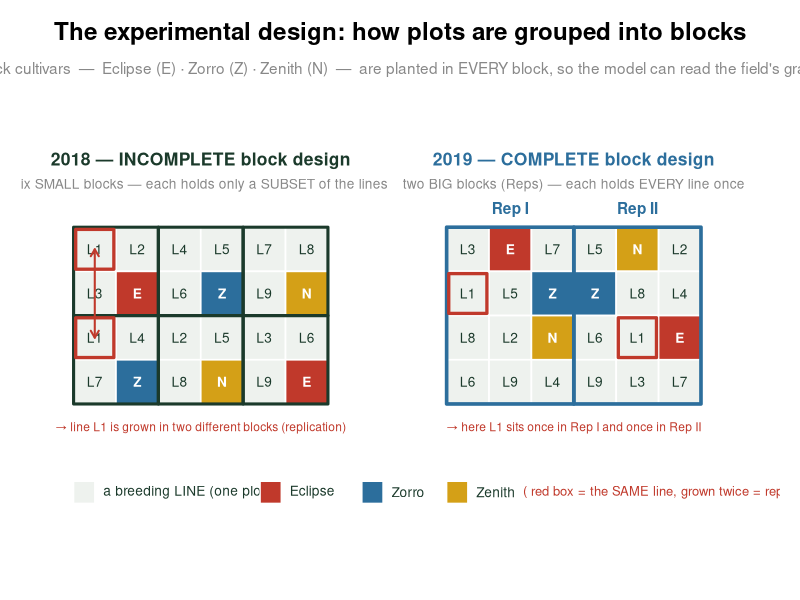
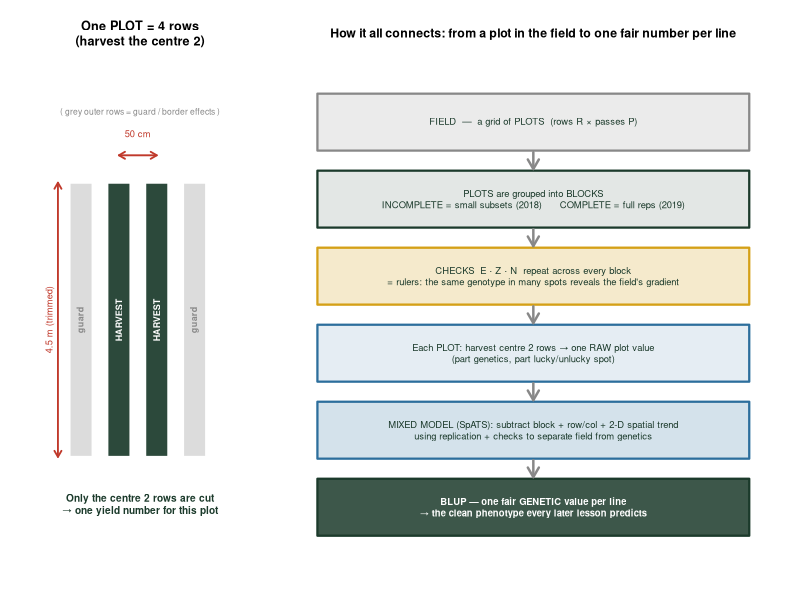

These charts were generated, in order, by the following R code:
# ============================================================================
# 09_experimental_design_figures.R  —  Visuals for Lesson 3.2 (field design)
# ----------------------------------------------------------------------------
# Makes the experimental design click:
#   31 block designs   : INCOMPLETE (2018) vs COMPLETE (2019) block layouts,
#                        with the 3 check cultivars (Eclipse/Zorro/Zenith)
#                        threaded through every block, and a replicated line
#                        traced across two blocks.
#   32 plot + pipeline : anatomy of one 4-row plot (harvest the centre 2) and
#                        how plot -> block -> checks -> model -> BLUP connect.
#
# Schematic (real 2018 trial had 200 lines + 72 once; far more plots). No data
# needed — these are conceptual diagrams.
#
# Run:  Rscript code/09_experimental_design_figures.R
# ============================================================================

dir.create("figures", showWarnings = FALSE)

# palette (shared with 08_biology_figures.R)
col_dark  <- "#1b3a2b"; col_seed <- "#7d5a2b"; col_accent <- "#c0392b"
col_blue  <- "#2c6e9c"; col_grey <- "#888888"; col_gold <- "#d4a017"
col_line  <- "#eef2ee"

# the 3 check cultivars -> one colour each (E=Eclipse, Z=Zorro, N=Zenith)
check_col <- c(E = col_accent, Z = col_blue, N = col_gold)
is_check  <- function(lab) lab %in% names(check_col)

# ----- field-drawing helpers ------------------------------------------------
draw_field <- function(M, x0, y0, cw = 1, ch = 1, cex = 0.82) {
  nr <- nrow(M); nc <- ncol(M)
  for (r in 1:nr) for (cc in 1:nc) {
    lab <- M[r, cc]
    xl  <- x0 + (cc - 1) * cw
    yb  <- y0 + (nr - r) * ch
    chk <- is_check(lab)
    fill <- if (chk) check_col[[lab]] else col_line
    rect(xl, yb, xl + cw, yb + ch, col = fill, border = "white", lwd = 1.6)
    text(xl + cw / 2, yb + ch / 2, lab,
         col = if (chk) "white" else col_dark,
         cex = cex, font = if (chk) 2 else 1)
  }
}
# outline a block spanning rows rtop..(rtop+rh-1), cols cleft..(cleft+cwn-1)
block_rect <- function(x0, y0, nr, rtop, cleft, rh, cwn, cw = 1, ch = 1,
                       border = col_dark, lwd = 3) {
  xl <- x0 + (cleft - 1) * cw
  xr <- x0 + (cleft - 1 + cwn) * cw
  yt <- y0 + (nr - (rtop - 1)) * ch
  yb <- y0 + (nr - (rtop - 1) - rh) * ch
  rect(xl, yb, xr, yt, border = border, lwd = lwd, col = NA, xpd = NA)
}
# highlight one cell (row r from top, col cc)
hl_cell <- function(x0, y0, nr, r, cc, cw = 1, ch = 1, col = col_accent) {
  xl <- x0 + (cc - 1) * cw; yb <- y0 + (nr - r) * ch
  rect(xl + 0.05, yb + 0.05, xl + cw - 0.05, yb + ch - 0.05,
       border = col, lwd = 3.2, xpd = NA)
}

# ============================================================================
# FIG 31 — INCOMPLETE (2018) vs COMPLETE (2019) block designs
# ============================================================================
# Same 9 lines (L1..L9) + 3 checks. INCOMPLETE: six small 2x2 blocks, each
# holds only a SUBSET of lines. COMPLETE: two big blocks (reps), each holds
# EVERY line once. Checks sit in every block in both.
M_inc <- rbind(
  c("L1","L2","L4","L5","L7","L8"),
  c("L3","E" ,"L6","Z" ,"L9","N" ),
  c("L1","L4","L2","L5","L3","L6"),
  c("L7","Z" ,"L8","N" ,"L9","E" ))
M_comp <- rbind(
  c("L3","E" ,"L7","L5","N" ,"L2"),
  c("L1","L5","Z" ,"Z" ,"L8","L4"),
  c("L8","L2","N" ,"L6","L1","E" ),
  c("L6","L9","L4","L9","L3","L7"))

png("figures/31_block_designs.png", width = 1850, height = 980, res = 150)
par(mar = c(3.5, 1, 5.5, 1))
plot(NA, xlim = c(0, 16.6), ylim = c(-1.4, 7.4), axes = FALSE, xlab = "", ylab = "")

mtext("The experimental design: how plots are grouped into blocks",
      side = 3, line = 3.3, cex = 1.45, font = 2)
mtext("3 check cultivars  —  Eclipse (E) · Zorro (Z) · Zenith (N)  —  are planted in EVERY block, so the model can read the field's gradient.",
      side = 3, line = 1.6, cex = 0.92, col = col_grey)

# ---- LEFT: incomplete block design (2018) ----
xL <- 0.6; yL <- 1.1; nr <- 4
draw_field(M_inc, xL, yL)
for (b in list(c(1,1),c(1,3),c(1,5),c(3,1),c(3,3),c(3,5)))
  block_rect(xL, yL, nr, rtop = b[1], cleft = b[2], rh = 2, cwn = 2,
             border = col_dark, lwd = 3)
text(xL + 3, yL + 5.5, "2018 — INCOMPLETE block design", font = 2, cex = 1.05, col = col_dark)
text(xL + 3, yL + 4.95, "six SMALL blocks — each holds only a SUBSET of the lines",
     cex = 0.82, col = col_grey)
# trace one replicated line across two different blocks
hl_cell(xL, yL, nr, 1, 1); hl_cell(xL, yL, nr, 3, 1)
arrows(xL + 0.5, yL + 3.5, xL + 0.5, yL + 1.5, col = col_accent, lwd = 2,
       length = 0.08, code = 3)
text(xL + 3, yL - 0.55, "→ line L1 is grown in two different blocks (replication)",
     col = col_accent, cex = 0.72)

# ---- RIGHT: complete block design (2019) ----
xR <- 9.4; yR <- 1.1
draw_field(M_comp, xR, yR)
block_rect(xR, yR, nr, rtop = 1, cleft = 1, rh = 4, cwn = 3, border = col_blue, lwd = 3.5)
block_rect(xR, yR, nr, rtop = 1, cleft = 4, rh = 4, cwn = 3, border = col_blue, lwd = 3.5)
text(xR + 3, yL + 5.5, "2019 — COMPLETE block design", font = 2, cex = 1.05, col = col_blue)
text(xR + 3, yL + 4.95, "two BIG blocks (Reps) — each holds EVERY line once",
     cex = 0.82, col = col_grey)
text(xR + 1.5, yL + 4.4, "Rep I", font = 2, cex = 0.92, col = col_blue)
text(xR + 4.5, yL + 4.4, "Rep II", font = 2, cex = 0.92, col = col_blue)
# same line L1 appears once per rep
hl_cell(xR, yR, nr, 2, 1); hl_cell(xR, yR, nr, 3, 5)
text(xR + 3, yL - 0.55, "→ here L1 sits once in Rep I and once in Rep II",
     col = col_accent, cex = 0.72)

# ---- shared legend (bottom) ----
ly <- -1.15
sw <- function(x, fill, lab, tcol = col_dark) {
  rect(x, ly, x + 0.5, ly + 0.5, col = fill, border = "white", lwd = 1.4)
  text(x + 0.7, ly + 0.25, lab, adj = 0, cex = 0.82, col = tcol)
}
sw(0.6,  col_line,   "a breeding LINE (one plot)")
sw(5.0,  col_accent, "Eclipse")
sw(7.4,  col_blue,   "Zorro")
sw(9.4,  col_gold,   "Zenith")
text(11.2, ly + 0.25, "( red box = the SAME line, grown twice = replication )",
     adj = 0, cex = 0.78, col = col_accent)
dev.off()
cat("wrote 31_block_designs.png\n")

# ============================================================================
# FIG 32 — one PLOT (anatomy) + how plot -> block -> checks -> model connect
# ============================================================================
png("figures/32_plot_and_pipeline.png", width = 1850, height = 1000, res = 150)
layout(matrix(c(1, 2, 2), nrow = 1))

# ---- PANEL A: anatomy of one 4-row plot ----
par(mar = c(2, 2, 5, 1))
plot(NA, xlim = c(0, 10), ylim = c(0, 12), axes = FALSE, xlab = "", ylab = "")
title(main = "One PLOT = 4 rows\n(harvest the centre 2)", cex.main = 1.15, font.main = 2)
rowx <- c(2.2, 4.0, 5.8, 7.6); ytop <- 9.5; ybot <- 2.5
roles <- c("guard", "HARVEST", "HARVEST", "guard")
fills <- c("#d9d9d9", col_dark, col_dark, "#d9d9d9")
for (i in 1:4) {
  rect(rowx[i] - 0.55, ybot, rowx[i] + 0.55, ytop,
       col = adjustcolor(fills[i], 0.92), border = "white", lwd = 2)
  text(rowx[i], (ytop + ybot) / 2, roles[i], srt = 90,
       col = if (i %in% c(2, 3)) "white" else col_grey, cex = 0.82, font = 2)
}
# row spacing brace
arrows(rowx[2], ytop + 0.7, rowx[3], ytop + 0.7, code = 3, length = 0.07,
       col = col_accent, lwd = 1.8)
text((rowx[2] + rowx[3]) / 2, ytop + 1.25, "50 cm", col = col_accent, cex = 0.85)
# length brace
arrows(1.1, ybot, 1.1, ytop, code = 3, length = 0.07, col = col_accent, lwd = 1.8)
text(0.7, (ytop + ybot) / 2, "4.5 m (trimmed)", srt = 90, col = col_accent, cex = 0.85)
text(5, 1.3, "Only the centre 2 rows are cut\n→ one yield number for this plot",
     col = col_dark, cex = 0.92, font = 2)
text(5, 11.3, "( grey outer rows = guard / border effects )", col = col_grey, cex = 0.78)

# ---- PANEL B: how it all connects (top-down pipeline) ----
par(mar = c(1, 1, 5, 1))
plot(NA, xlim = c(0, 10), ylim = c(0, 14.4), axes = FALSE, xlab = "", ylab = "")
title(main = "How it all connects: from a plot in the field to one fair number per line",
      cex.main = 1.12, font.main = 2)
flowbox <- function(yc, txt, fill, border, tcol = col_dark, cex = 0.86, font = 1,
                    w = 9.2, h = 1.7) {
  rect(5 - w / 2, yc - h / 2, 5 + w / 2, yc + h / 2, col = fill, border = border, lwd = 2.2)
  text(5, yc, txt, col = tcol, cex = cex, font = font)
}
ys <- c(13.3, 11.0, 8.7, 6.4, 4.1, 1.8)
flowbox(ys[1], "FIELD  —  a grid of PLOTS  (rows R × passes P)",
        adjustcolor(col_grey, 0.16), col_grey)
flowbox(ys[2], "PLOTS are grouped into BLOCKS\nINCOMPLETE = small subsets (2018)      COMPLETE = full reps (2019)",
        adjustcolor(col_dark, 0.12), col_dark)
flowbox(ys[3], "CHECKS  E · Z · N  repeat across every block\n= rulers: the same genotype in many spots reveals the field's gradient",
        adjustcolor(col_gold, 0.22), col_gold, tcol = col_dark)
flowbox(ys[4], "Each PLOT: harvest centre 2 rows → one RAW plot value\n(part genetics, part lucky/unlucky spot)",
        adjustcolor(col_blue, 0.12), col_blue)
flowbox(ys[5], "MIXED MODEL (SpATS): subtract block + row/col + 2-D spatial trend\nusing replication + checks to separate field from genetics",
        adjustcolor(col_blue, 0.20), col_blue, tcol = col_dark)
flowbox(ys[6], "BLUP — one fair GENETIC value per line\n→ the clean phenotype every later lesson predicts",
        adjustcolor(col_dark, 0.85), col_dark, tcol = "white", font = 2)
for (i in 1:5)
  arrows(5, ys[i] - 0.9, 5, ys[i + 1] + 0.9, length = 0.11, lwd = 2.4, col = col_grey)
dev.off()
cat("wrote 32_plot_and_pipeline.png\n")

cat("\nExperimental-design figures written to figures/31..32\n")
